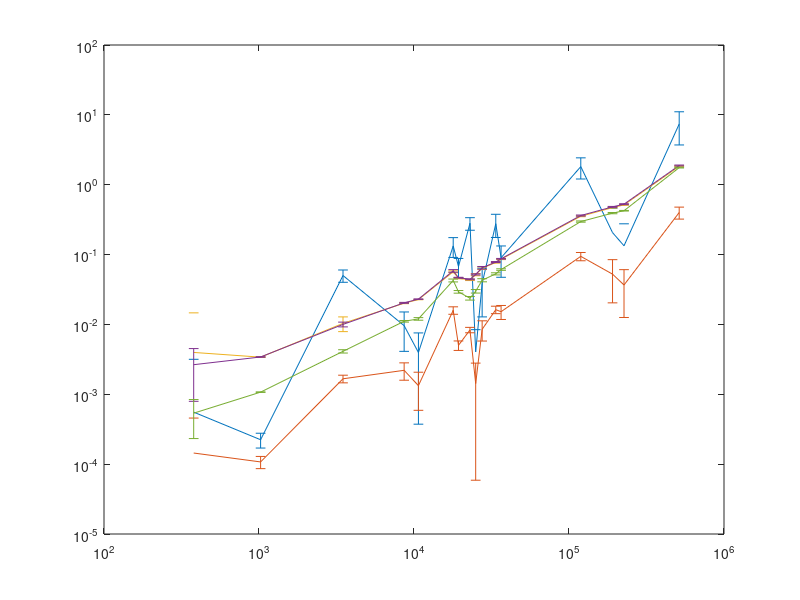

Recreate this plot in MATLAB.
%%
load test_runtime

%%
nmethods = numel(methods);
loglog(record(:,1), record(:,3:(3+nmethods-1)),'.-');

%%
nmethods = numel(methods);
errorbar(record(:,1)*ones(1,nmethods), record(:,3:(3+nmethods-1)), record(:,(2+nmethods+1):end));
set(gca,'XScale','log');
set(gca,'YScale','log');